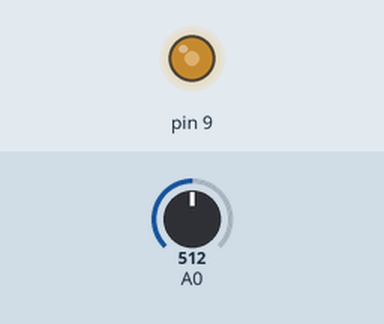
Bench run of a sketch on a simulated Arduino Uno, built with avr-gcc and run on an emulated ATmega328P. Shown: output pins drawn as LEDs (lit = HIGH). Inputs (shaded band) come from the test bench; at power-on: A0 = 512.

Above: at 1.2 s.
1.3 s: A0 set to 716
At 2.5 s:
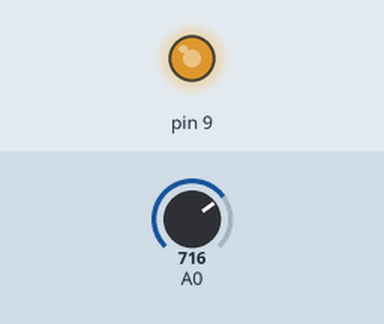
2.8 s: A0 set to 900
At 3.9 s:
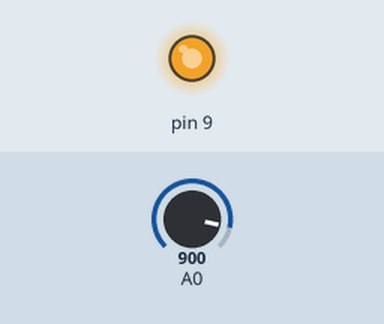
4.3 s: A0 set to 122
At 5.0 s:
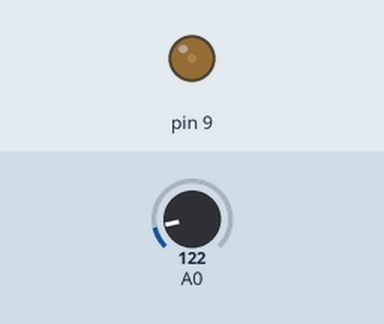
5.8 s: A0 set to 0
At 6.2 s:
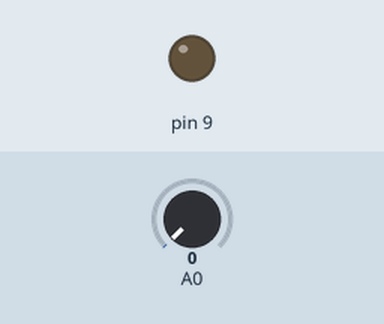
Timing chart, 0 to 8.3 s (numbered marks = the images above; inputs shaded):
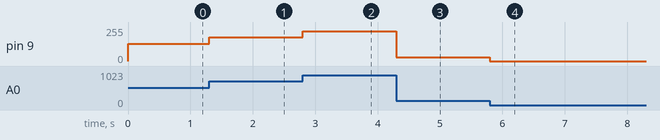

Measured:
- after the input at 1.3 s, pin 9: 128/255 → 179/255 at once
- after the input at 2.8 s, pin 9: 179/255 → 225/255 at once
- after the input at 4.3 s, pin 9: 225/255 → 30/255 at once
- after the input at 5.8 s, pin 9: 30/255 → 0/255 at once

The sketch:

aula_9_atv_01.ino
```cpp
void setup() {
  // CONFIGURANDO DE PINOS (I/O)
  // Pino 9 -> PB1 (OC1A - saida PWM do Timer1)
  DDRB |= (1 << PB1);

  // CONFIGURANDO O ADC (Leitura do Potenciometro)
  // ADMUX:
  // REFS0 = 1 -> Referencia AVcc (5V)
  // MUX = 0000 -> Canal ADC0 (A0)
  ADMUX = (1 << REFS0);

  // ADCSRA:
  // ADEN -> habilita ADC
  // ADPS2:0 -> prescaler 128 (125kHz)
  ADCSRA = (1 << ADEN)  |
           (1 << ADPS2) |
           (1 << ADPS1) |
           (1 << ADPS0);

  // CONFIGURANDO TIMER1 (PWM - pino 9)
  // Modo: Fast PWM 8 bits

  // TCCR1A:
  // COM1A1 = 1 -> ativa PWM no OC1A
  // WGM10 = 1 -> modo PWM
  TCCR1A = (1 << COM1A1) | (1 << WGM10);

  // TCCR1B:
  // WGM12 = 1 -> completa modo Fast PWM
  // CS11 = 1 -> prescaler 8
  TCCR1B = (1 << WGM12) | (1 << CS11);

  // REALIZANDO INICIALIZACAO DE SEGURANCA
  EICRA = 0;
  EIMSK = 0;
}

// =======================================================
// Funcao: leitura_ADC
// Descricao: Le o valor do potenciometro (A0)
// Retorno: 0 a 1023
// =======================================================
unsigned int leitura_ADC() {

  // Inicia conversao
  ADCSRA |= (1 << ADSC);

  // Aguarda finalizar
  while (ADCSRA & (1 << ADSC)) {
    __asm__("nop");
  }

  return ADC;
}

// =======================================================
// Funcao: reescrever_PWM
// Descricao: Atualiza o duty cycle do PWM (pino 9)
// Parametro: 0 a 255
// =======================================================
void reescrever_PWM(unsigned char valor) {

  // OCR1A controla o PWM
  OCR1A = valor;
}

// LOOP PRINCIPAL (EXECUCAO CONTINUA EM TEMPO REAL)
void loop() {
  // lLENDO O POTENCIOMETRO
  unsigned int valorPot = leitura_ADC(); // 0 a 1023

  // CONVERSTENDO PARA PWM
  // Divide por 4 -> escala 0 a 255
  unsigned char velocidade = valorPot >> 2;

  // ATUALIZANDO O PWM (CONTROLE DO MOTOR)
  reescrever_PWM(velocidade);
}
```
